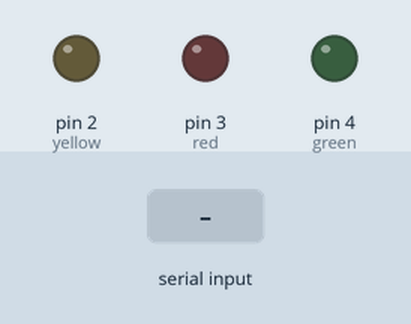
Simulated run of this sketch. Board: Arduino Uno, built with avr-gcc and run on an emulated ATmega328P. Shown: output pins drawn as LEDs (lit = HIGH). The test bench sets the inputs (shaded band). What the sketch prints to the serial monitor is not drawn.

Above: at 1.2 s.
1.3 s: "e" received over the second serial link
At 4.0 s:
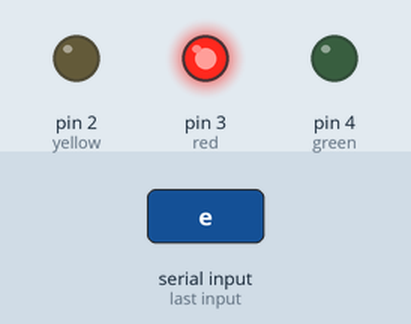
4.3 s: "1" received over the second serial link
At 4.54 s:
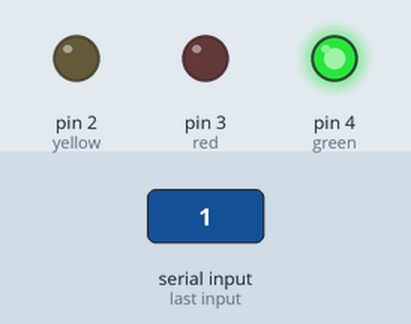
5.8 s: "0" received over the second serial link
At 7.0 s:
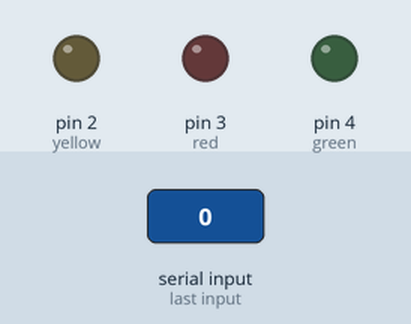
8.8 s: "2" received over the second serial link
At 11.6 s:
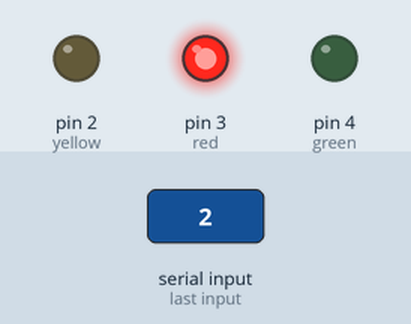
Timing chart, 0 to 12.8 s (numbered marks = the images above; inputs shaded):
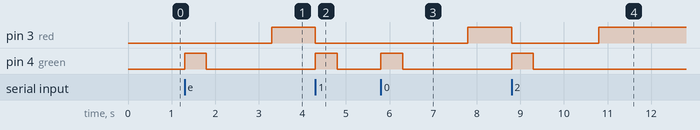

The sketch:

V2R.ino
```cpp
#include <SoftwareSerial.h>

SoftwareSerial mySerial(11, 10); // RX, TX (azul, naranja)
unsigned long Tr = 2000; // Cambiado a 0 para comenzar desde el principio
unsigned long Tg = 100;
unsigned long Ty = 100;
int yellow=2;
int red=3;
int green=4;


void setup() {
  Serial.begin(9600);
  mySerial.begin(9600);
  pinMode(red, OUTPUT);
  pinMode(green, OUTPUT);
  pinMode(yellow, OUTPUT);
  }

void loop() {
  if (millis()>=Tg){digitalWrite(green,LOW);}
  if (millis()>=Ty){digitalWrite(yellow,LOW);}
  if (millis()>=Tr){digitalWrite(red,HIGH);}
  if (mySerial.available()) {
    digitalWrite(green,HIGH);
    Tg=millis()+500;
    digitalWrite(red,LOW);
    Tr=millis()+2000;
    Serial.write(mySerial.read());
    char data = mySerial.read();
    if (data=='e'){
      digitalWrite(yellow,HIGH);
      Ty=millis()+100;
    }
  }

  if (Serial.available()) {
    mySerial.write(Serial.read());
  }
}
```

Measured:
- after the input at 1.3 s, pin 3 (red): LOW → HIGH after 2.0 s instead of 0.70 s; pin 4 (green): LOW → HIGH at once, → LOW 0.50 s later
- after the input at 4.3 s, pin 3 (red): HIGH → LOW at once; pin 4 (green): LOW → HIGH at once, → LOW 0.50 s later
- after the input at 5.8 s, pin 3 (red): LOW → HIGH after 2.0 s instead of 0.50 s; pin 4 (green): LOW → HIGH at once, → LOW 0.50 s later
- after the input at 8.8 s, pin 3 (red): HIGH → LOW at once, → HIGH 2.0 s later; pin 4 (green): LOW → HIGH at once, → LOW 0.50 s later
